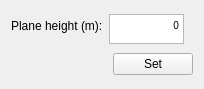
<?xml version="1.0" encoding="UTF-8"?>
<ui version="4.0">
 <class>planeHeightSetter</class>
 <widget class="QWidget" name="planeHeightSetter">
  <property name="geometry">
   <rect>
    <x>0</x>
    <y>0</y>
    <width>204</width>
    <height>89</height>
   </rect>
  </property>
  <property name="minimumSize">
   <size>
    <width>204</width>
    <height>89</height>
   </size>
  </property>
  <property name="maximumSize">
   <size>
    <width>204</width>
    <height>89</height>
   </size>
  </property>
  <property name="windowTitle">
   <string>Form</string>
  </property>
  <layout class="QFormLayout" name="formLayout">
   <property name="bottomMargin">
    <number>11</number>
   </property>
   <item row="0" column="0">
    <widget class="QLabel" name="planeHeightLabel">
     <property name="maximumSize">
      <size>
       <width>16777215</width>
       <height>30</height>
      </size>
     </property>
     <property name="text">
      <string>Plane height (m):</string>
     </property>
    </widget>
   </item>
   <item row="0" column="1">
    <widget class="QTextEdit" name="planeHeightTextEdit">
     <property name="minimumSize">
      <size>
       <width>75</width>
       <height>30</height>
      </size>
     </property>
     <property name="maximumSize">
      <size>
       <width>75</width>
       <height>30</height>
      </size>
     </property>
     <property name="html">
      <string>&lt;!DOCTYPE HTML PUBLIC &quot;-//W3C//DTD HTML 4.0//EN&quot; &quot;http://www.w3.org/TR/REC-html40/strict.dtd&quot;&gt;
&lt;html&gt;&lt;head&gt;&lt;meta name=&quot;qrichtext&quot; content=&quot;1&quot; /&gt;&lt;style type=&quot;text/css&quot;&gt;
p, li { white-space: pre-wrap; }
&lt;/style&gt;&lt;/head&gt;&lt;body style=&quot; font-family:'MS Shell Dlg 2'; font-size:7.8pt; font-weight:400; font-style:normal;&quot;&gt;
&lt;p align=&quot;right&quot; style=&quot; margin-top:0px; margin-bottom:0px; margin-left:0px; margin-right:0px; -qt-block-indent:0; text-indent:0px;&quot;&gt;0&lt;/p&gt;&lt;/body&gt;&lt;/html&gt;</string>
     </property>
    </widget>
   </item>
   <item row="1" column="0" colspan="2">
    <layout class="QHBoxLayout" name="planeHeightHorizontalLayout">
     <item>
      <spacer name="planeHeightHorizontalSpacer">
       <property name="orientation">
        <enum>Qt::Horizontal</enum>
       </property>
       <property name="sizeHint" stdset="0">
        <size>
         <width>40</width>
         <height>20</height>
        </size>
       </property>
      </spacer>
     </item>
     <item>
      <widget class="QPushButton" name="planeHeightSetButton">
       <property name="text">
        <string>Set</string>
       </property>
      </widget>
     </item>
    </layout>
   </item>
  </layout>
 </widget>
 <resources/>
 <connections/>
</ui>
